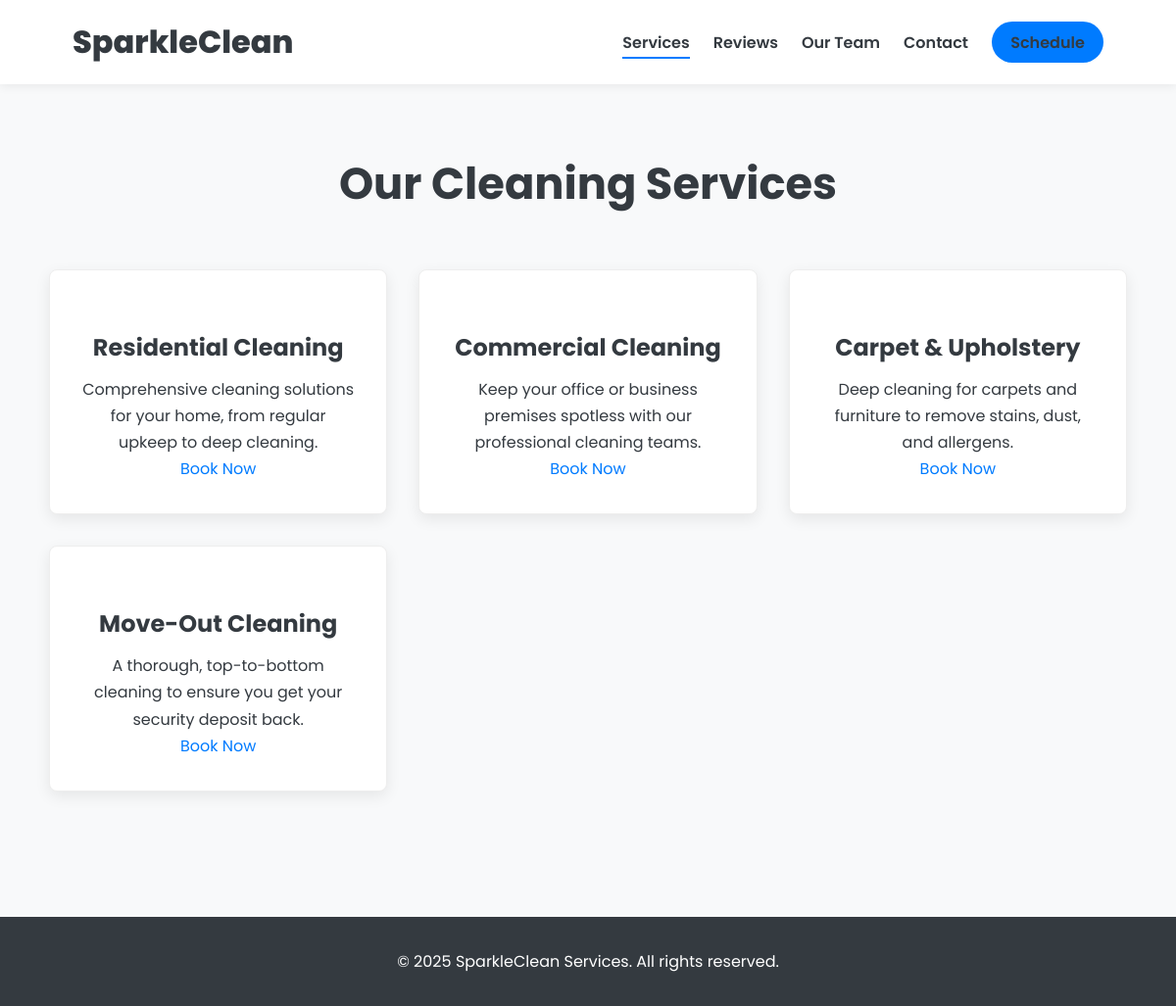
/services.php, run on the app's committed database.
### tables this page shows
CREATE TABLE `services` (
  `id` INT(11) NOT NULL AUTO_INCREMENT,
  `service_name` VARCHAR(100) NOT NULL,
  `description` TEXT DEFAULT NULL,
  `icon_url` VARCHAR(255) DEFAULT NULL,
  `base_fee` DECIMAL(10,2) DEFAULT NULL,
  PRIMARY KEY (`id`)
);

### services.php (the view, shortened to what this page needs)
<!DOCTYPE html>
<html lang="en">
<head>
  <link rel="stylesheet" href="style.css" />
</head>
<body>
  <?php include 'api/db_connect.php'; ?>
  <header class="main-header">
    <div class="container">
      <h1><a href="home.php">SparkleClean</a></h1>
      <nav>
        <ul>
          <li><a href="services.php" class="active">Services</a></li>
          <li><a href="reviews.php">Reviews</a></li>
          <li><a href="workers.php">Our Team</a></li>
          <li><a href="contact.php">Contact</a></li>
          <li><a href="schedule.php" class="btn-nav">Schedule</a></li>
        </ul>
      </nav>
    </div>
  </header>
  <main class="container section">
    <h1 class="page-title">Our Cleaning Services</h1>
    <div class="grid-3">
      <?php
                $sql = "SELECT service_name, description, icon_url FROM services";
                $result = $conn->query($sql);
                if ($result->num_rows > 0) {
                    while($service = $result->fetch_assoc()) {
                        echo '<article class="service-card-full">';
                        echo '    <h3>' . htmlspecialchars($service['service_name']) . '</h3>';
                        echo '    <p>' . htmlspecialchars($service['description']) . '</p>';
                        echo '    <a href="schedule.php" class="btn-secondary">Book Now</a>';
                        echo '</article>';
                    }
                } else {
                    echo "<p>No services are currently available.</p>";
                }
            ?>
    </div>
  </main>
  <footer class="main-footer">
    <div class="container">
      <p>&copy;
        <?php echo date("Y"); ?> SparkleClean Services. All rights reserved.
      </p>
    </div>
  </footer>
</body>
</html>

### style.css (style rules this page uses)
:root { --primary-color: #007bff; --secondary-color: #6c757d; --light-color: #f8f9fa; --dark-color: #343a40; --accent-color: #17a2b8; --success-color: #28a745; --pending-color: #ffc107; --cancelled-color: #dc3545; --font-family: 'Poppins', sans-serif; --border-radius: 8px; --box-shadow: 0 5px 15px rgba(0, 0, 0, 0.08); }
* { box-sizing: border-box; margin: 0; padding: 0; }
body { font-family: var(--font-family); line-height: 1.7; background: var(--light-color); color: var(--dark-color); }
.container { max-width: 1100px; margin: 0 auto; padding: 0 1.5rem; }
.section { padding: 4rem 0; }
.page-title { text-align: center; font-size: 2.8rem; font-weight: 700; margin-bottom: 3rem; color: var(--dark-color); }
a { color: var(--primary-color); text-decoration: none; }
.grid-3 { display: grid; grid-template-columns: repeat(auto-fit, minmax(300px, 1fr)); gap: 2rem; }
.main-header { background: #fff; padding: 1rem 0; position: sticky; top: 0; z-index: 1000; box-shadow: 0 2px 10px rgba(0, 0, 0, 0.07); }
.main-header .container { display: flex; justify-content: space-between; align-items: center; }
.main-header h1 a { font-size: 2rem; font-weight: 800; color: var(--dark-color); }
.main-header nav ul { list-style: none; display: flex; align-items: center; gap: 1.5rem; }
.main-header nav a { font-weight: 600; color: var(--dark-color); font-size: 1rem; position: relative; }
.main-header nav a::after { content: ''; position: absolute; width: 0; height: 2px; bottom: -5px; left: 0; background: var(--primary-color); transition: width 0.3s ease; }
.main-header nav a:hover::after, .main-header nav a.active::after { width: 100%; }
.btn-nav { background: var(--primary-color); color: #fff; padding: 0.6rem 1.2rem; border-radius: 50px; transition: background-color 0.3s; }
.btn-nav::after { display: none; }
.service-card, .worker-card, .service-card-full { background: #fff; border-radius: var(--border-radius); box-shadow: var(--box-shadow); text-align: center; padding: 2rem; transition: all 0.3s ease; border: 1px solid #eee; }
.service-card h3, .worker-card h3, .service-card-full h3 { font-size: 1.5rem; margin-bottom: 0.5rem; }
.main-footer { background: var(--dark-color); color: #fff; text-align: center; padding: 2rem 0; margin-top: 4rem; }

### data on the page
services: service_name "Residential Cleaning", description "Comprehensive cleaning solutions for your home, from regular upkeep to deep cleaning."
services: service_name "Commercial Cleaning", description "Keep your office or business premises spotless with our professional cleaning teams."
services: service_name "Carpet & Upholstery", description "Deep cleaning for carpets and furniture to remove stains, dust, and allergens."
services: service_name "Move-Out Cleaning", description "A thorough, top-to-bottom cleaning to ensure you get your security deposit back."
